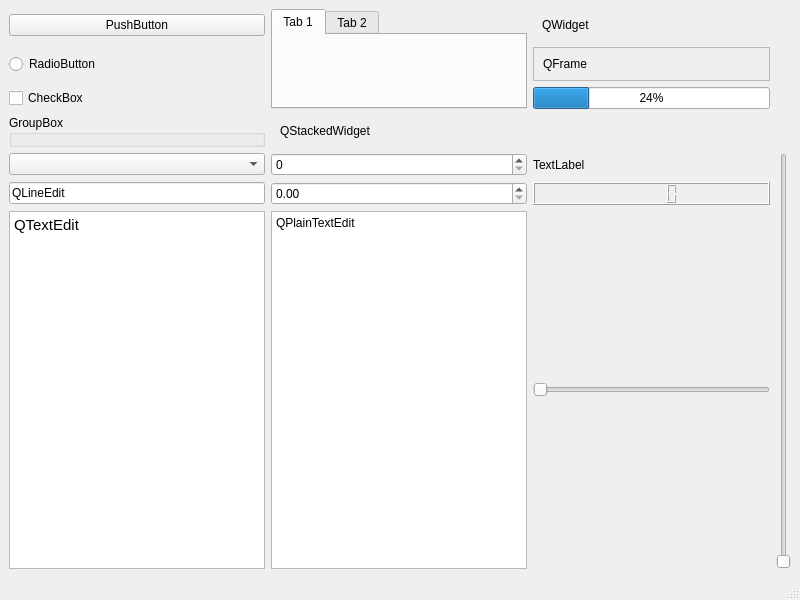
<?xml version="1.0" encoding="UTF-8"?>
<ui version="4.0">
 <class>MainWindow</class>
 <widget class="QMainWindow" name="MainWindow">
  <property name="geometry">
   <rect>
    <x>0</x>
    <y>0</y>
    <width>800</width>
    <height>600</height>
   </rect>
  </property>
  <property name="windowTitle">
   <string>MainWindow</string>
  </property>
  <widget class="QWidget" name="centralwidget">
   <layout class="QGridLayout" name="gridLayout_3">
    <item row="0" column="0">
     <widget class="QPushButton" name="pushButton">
      <property name="text">
       <string>PushButton</string>
      </property>
     </widget>
    </item>
    <item row="0" column="2">
     <widget class="QWidget" name="widget" native="true">
      <layout class="QGridLayout" name="gridLayout_2">
       <item row="0" column="0">
        <widget class="QLabel" name="label_3">
         <property name="text">
          <string>QWidget</string>
         </property>
        </widget>
       </item>
      </layout>
     </widget>
    </item>
    <item row="1" column="0">
     <widget class="QRadioButton" name="radioButton">
      <property name="text">
       <string>RadioButton</string>
      </property>
     </widget>
    </item>
    <item row="2" column="0">
     <widget class="QCheckBox" name="checkBox">
      <property name="text">
       <string>CheckBox</string>
      </property>
     </widget>
    </item>
    <item row="3" column="0" rowspan="2">
     <widget class="QGroupBox" name="groupBox">
      <property name="title">
       <string>GroupBox</string>
      </property>
     </widget>
    </item>
    <item row="3" column="1" rowspan="2">
     <widget class="QStackedWidget" name="stackedWidget">
      <widget class="QWidget" name="page">
       <layout class="QGridLayout" name="gridLayout_4">
        <item row="0" column="0">
         <widget class="QLabel" name="label_4">
          <property name="text">
           <string>QStackedWidget</string>
          </property>
         </widget>
        </item>
       </layout>
      </widget>
      <widget class="QWidget" name="page_2"/>
     </widget>
    </item>
    <item row="6" column="0">
     <widget class="QComboBox" name="comboBox"/>
    </item>
    <item row="6" column="2">
     <widget class="QLabel" name="label">
      <property name="text">
       <string>TextLabel</string>
      </property>
     </widget>
    </item>
    <item row="6" column="3" rowspan="3">
     <widget class="QSlider" name="verticalSlider">
      <property name="orientation">
       <enum>Qt::Vertical</enum>
      </property>
     </widget>
    </item>
    <item row="7" column="0">
     <widget class="QLineEdit" name="lineEdit">
      <property name="text">
       <string>QLineEdit</string>
      </property>
     </widget>
    </item>
    <item row="7" column="2">
     <widget class="QLCDNumber" name="lcdNumber"/>
    </item>
    <item row="8" column="0">
     <widget class="QTextEdit" name="textEdit">
      <property name="html">
       <string>&lt;!DOCTYPE HTML PUBLIC &quot;-//W3C//DTD HTML 4.0//EN&quot; &quot;http://www.w3.org/TR/REC-html40/strict.dtd&quot;&gt;
&lt;html&gt;&lt;head&gt;&lt;meta name=&quot;qrichtext&quot; content=&quot;1&quot; /&gt;&lt;style type=&quot;text/css&quot;&gt;
p, li { white-space: pre-wrap; }
&lt;/style&gt;&lt;/head&gt;&lt;body style=&quot; font-family:'Cantarell'; font-size:11pt; font-weight:400; font-style:normal;&quot;&gt;
&lt;p style=&quot; margin-top:0px; margin-bottom:0px; margin-left:0px; margin-right:0px; -qt-block-indent:0; text-indent:0px;&quot;&gt;QTextEdit&lt;/p&gt;&lt;/body&gt;&lt;/html&gt;</string>
      </property>
     </widget>
    </item>
    <item row="8" column="1">
     <widget class="QPlainTextEdit" name="plainTextEdit">
      <property name="plainText">
       <string>QPlainTextEdit</string>
      </property>
     </widget>
    </item>
    <item row="8" column="2">
     <widget class="QSlider" name="horizontalSlider">
      <property name="orientation">
       <enum>Qt::Horizontal</enum>
      </property>
     </widget>
    </item>
    <item row="1" column="2">
     <widget class="QFrame" name="frame">
      <property name="frameShape">
       <enum>QFrame::StyledPanel</enum>
      </property>
      <property name="frameShadow">
       <enum>QFrame::Raised</enum>
      </property>
      <layout class="QGridLayout" name="gridLayout">
       <item row="0" column="0">
        <widget class="QLabel" name="label_2">
         <property name="text">
          <string>QFrame</string>
         </property>
        </widget>
       </item>
      </layout>
     </widget>
    </item>
    <item row="0" column="1" rowspan="3">
     <widget class="QTabWidget" name="tabWidget">
      <widget class="QWidget" name="tab">
       <attribute name="title">
        <string>Tab 1</string>
       </attribute>
      </widget>
      <widget class="QWidget" name="tab_2">
       <attribute name="title">
        <string>Tab 2</string>
       </attribute>
      </widget>
     </widget>
    </item>
    <item row="2" column="2">
     <widget class="QProgressBar" name="progressBar">
      <property name="value">
       <number>24</number>
      </property>
     </widget>
    </item>
    <item row="7" column="1">
     <widget class="QDoubleSpinBox" name="doubleSpinBox"/>
    </item>
    <item row="6" column="1">
     <widget class="QSpinBox" name="spinBox"/>
    </item>
   </layout>
  </widget>
  <widget class="QMenuBar" name="menubar">
   <property name="geometry">
    <rect>
     <x>0</x>
     <y>0</y>
     <width>800</width>
     <height>24</height>
    </rect>
   </property>
  </widget>
  <widget class="QStatusBar" name="statusbar"/>
 </widget>
 <resources/>
 <connections/>
</ui>
